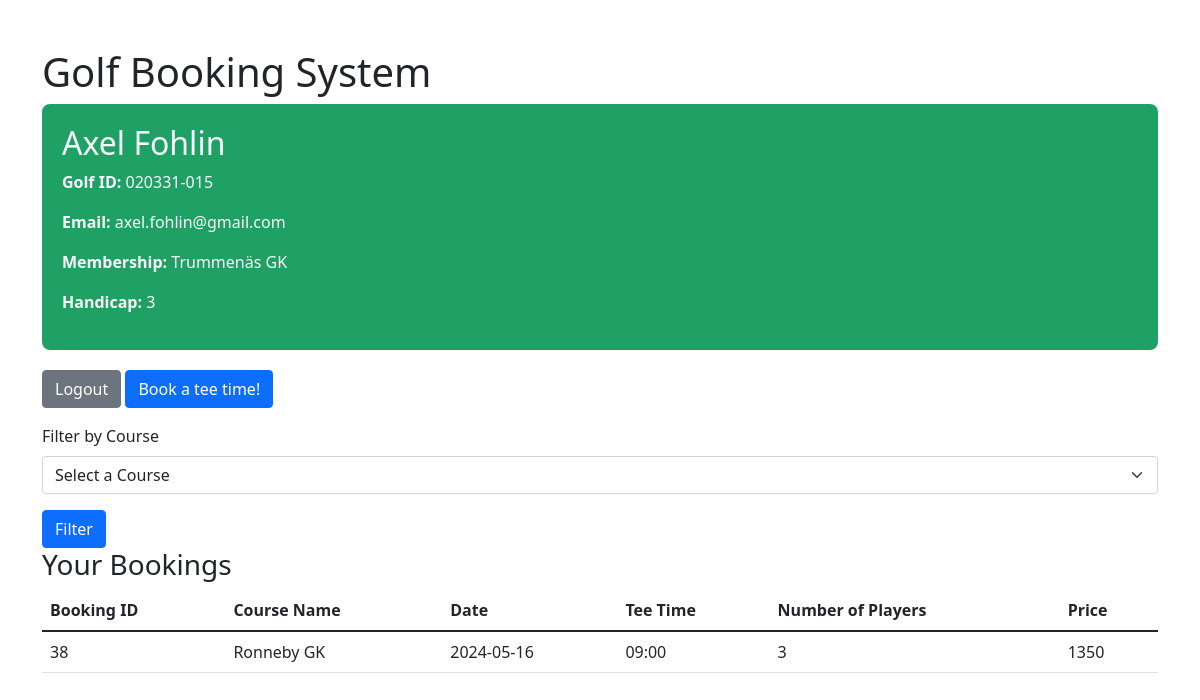
The app's page /profile?club_id=1 (signed in) with its own data.
### tables this page shows
CREATE TABLE players (golf_id TEXT (100) PRIMARY KEY, password TEXT (100), email TEXT (100), first_name TEXT (100), last_name TEXT (100), hcp NUMERIC (255));

CREATE TABLE courses (club_id INTEGER PRIMARY KEY AUTOINCREMENT, region TEXT (100), club_name TEXT (100), hcp_limit NUMERIC, greenfee NUMERIC);

CREATE TABLE bookings (booking_id INTEGER PRIMARY KEY AUTOINCREMENT, club_id INTEGER REFERENCES courses (club_id), golf_id TEXT (100) REFERENCES players (golf_id), number_of_players INTEGER (4), date TEXT (100), tee_time TEXT (100), price NUMERIC (1000));

### app.py (the view)
@app.route('/profile')
def profile():
    golf_id = session.get('golf_id')
    club_id = request.args.get('club_id')
    user_details = query_database("SELECT players.first_name, players.last_name, players.golf_id, players.email, players.hcp, courses.club_name FROM players JOIN membership ON players.golf_id = membership.golf_id JOIN courses ON membership.club_id = courses.club_id WHERE players.golf_id = ?", [golf_id], one=True)
    courses = query_database("SELECT club_id, club_name FROM courses")
    query = """
        SELECT bookings.booking_id, bookings.club_id, bookings.date, bookings.tee_time, bookings.number_of_players, bookings.price, courses.club_name
        FROM bookings
        JOIN courses ON bookings.club_id = courses.club_id
        WHERE bookings.golf_id = ?
    """
    params = [golf_id]
    if club_id:
        query += " AND bookings.club_id = ?"
        params.append(club_id)
    query += " ORDER BY bookings.date DESC, bookings.tee_time ASC"
    booking_history = query_database(query, params)
    return render_template('profile.html', user=user_details, bookings=booking_history, courses=courses)

### database.py (called while the page is built, shortened)
def get_database():
    database = getattr(g, '_database', None)
    if database is None:
        database = g._database = sqlite3.connect(DATABASE)
        database.row_factory = sqlite3.Row
    return database

def close_database(exception=None):
    database = getattr(g, '_database', None)
    if database is not None:
        database.close()

def query_database(query, args=(), one=False, commit=False):
    cur = get_database().execute(query, args)
    rv = cur.fetchall()
    cur.close()
    return (rv[0] if rv else None) if one else rv

### website/template/profile.html (shortened to what this page needs)
<!DOCTYPE html>
<html lang="en">
<head>
    <link href="https://cdn.jsdelivr.net/npm/bootstrap@5.1.3/dist/css/bootstrap.min.css" rel="stylesheet">
</head>
<body>
    <div class="container mt-5" >
        <h1>Golf Booking System</h1>
        <div style="background-color: #1fa064; padding: 20px; border-radius: 8px; margin-bottom: 20px;">
            <h2
            class="text-light">{{ user['first_name'] }} {{ user['last_name'] }}</h2>
            <p
            class="text-light"> <strong>Golf ID:</strong> {{ user['golf_id'] }}</p>
            <p
            class="text-light"><strong>Email:</strong> {{ user['Email'] }}</p>
            <p
            class="text-light"> <strong>Membership:</strong> {{ user['club_name'] }}</p>
            <p
            class="text-light"> <strong>Handicap:</strong> {{ user['HCP'] }}</p>
        </div>
        <div class="mb-3">
            <a href="{{ url_for('logout') }}" class="btn btn-secondary">Logout</a>
            <a href="{{ url_for('show_courses') }}" class="btn btn-primary">Book a tee time!</a>
        </div>
        <form action="{{ url_for('profile') }}" method="get">
            <div class="mb-3">
                <label for="club_id" class="form-label">Filter by Course</label>
                <select class="form-select" id="club_id" name="club_id">
                    <option value="">Select a Course</option>
                </select>
            </div>
            <button type="submit" class="btn btn-primary">Filter</button>
        </form>
        <h3>Your Bookings</h3>
        <table class="table">
            <thead>
                <tr>
                    <th>Booking ID</th>
                    <th>Course Name</th>
                    <th>Date</th>
                    <th>Tee Time</th>
                    <th>Number of Players</th>
                    <th>Price</th>
                </tr>
            </thead>
            <tbody>
                {% for booking in bookings %}
                <tr>
                    <td>{{ booking['booking_id'] }}</td>
                    <td>{{ booking['club_name'] }}</td>
                    <td>{{ booking['date'] }}</td>
                    <td>{{ booking['tee_time'] }}</td>
                    <td>{{ booking['number_of_players'] }}</td>
                    <td>{{ booking['price'] }}</td>
                </tr>
                {% endfor %}
            </tbody>
        </table>
    </div>
</body>
</html>

### records on screen
players: first_name "Axel", last_name "Fohlin", golf_id "020331-015", Email "axel.fohlin@gmail.com", HCP "3"
courses: club_name "Trummenäs GK"
bookings: booking_id "38", club_name "Ronneby GK", date "2024-05-16", tee_time "09:00", number_of_players "3", price "1350"
